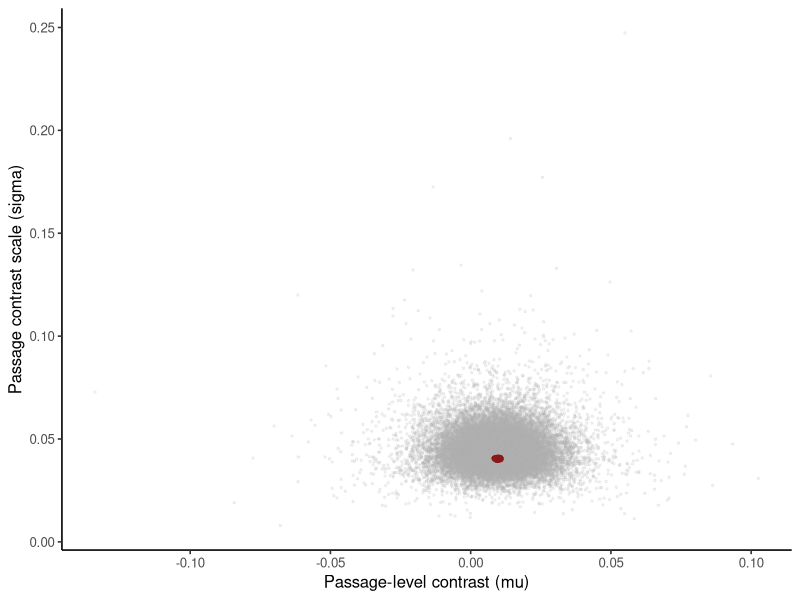

The R script that drew this image:
## ---- chunk 1
#| label: provo-importance-sampling
library(ggplot2)

provo <- read.csv("data/provo/passage-summaries.csv", stringsAsFactors = FALSE)
y <- provo$noun_minus_verb_log_ffd
nu <- 4
prior_scale <- 2 * sd(y)

log_sum_exp <- function(x) {
  maximum <- max(x)
  maximum + log(sum(exp(x - maximum)))
}
log_posterior_eta <- function(eta) {
  mu <- eta[1]; sigma <- exp(eta[2])
  sum(dt((y - mu) / sigma, df = nu, log = TRUE) - log(sigma)) +
    dnorm(mu, 0, prior_scale, log = TRUE) +
    log(2) + dnorm(sigma, 0, prior_scale, log = TRUE) + eta[2]
}
mode_fit <- optim(c(median(y), log(mad(y))),
                  function(eta) -log_posterior_eta(eta),
                  method = "BFGS", hessian = TRUE,
                  control = list(reltol = 1e-12, maxit = 1000L))
local_sd <- sqrt(diag(solve(mode_fit$hessian)))
grid <- expand.grid(
  mu = seq(mode_fit$par[1] - 7 * local_sd[1],
           mode_fit$par[1] + 7 * local_sd[1], length.out = 321L),
  log_sigma = seq(mode_fit$par[2] - 7 * local_sd[2],
                  mode_fit$par[2] + 7 * local_sd[2], length.out = 321L)
)
grid$log_kernel <- apply(grid, 1, log_posterior_eta)
grid$weight <- exp(grid$log_kernel - log_sum_exp(grid$log_kernel))
grid_mean <- colSums(grid[, c("mu", "log_sigma")] * grid$weight)
centered <- sweep(as.matrix(grid[, c("mu", "log_sigma")]),
                  2, grid_mean, "-")
grid_covariance <- crossprod(centered * sqrt(grid$weight))

rmvt <- function(n, location, scale, df) {
  dimension <- length(location)
  normal <- matrix(rnorm(n * dimension), nrow = n)
  standard <- sqrt(rchisq(n, df = df) / df)
  sweep(normal %*% chol(scale), 1, standard, "/") +
    matrix(location, nrow = n, ncol = dimension, byrow = TRUE)
}
dmvt_log <- function(x, location, scale, df) {
  dimension <- length(location)
  centered <- sweep(x, 2, location, "-")
  inverse <- solve(scale)
  quadratic <- rowSums((centered %*% inverse) * centered)
  log_determinant <- determinant(scale, logarithm = TRUE)$modulus[1]
  lgamma((df + dimension) / 2) - lgamma(df / 2) -
    .5 * (dimension * log(df * pi) + log_determinant) -
    .5 * (df + dimension) * log1p(quadratic / df)
}

set.seed(2026101803)
S <- 30000L
proposal_df <- 5
proposal_scale <- 1.5 * grid_covariance
eta <- rmvt(S, grid_mean, proposal_scale, proposal_df)
log_weight <- apply(eta, 1, log_posterior_eta) -
  dmvt_log(eta, grid_mean, proposal_scale, proposal_df)
weight <- exp(log_weight - log_sum_exp(log_weight))

importance_ess <- 1 / sum(weight^2)
summary <- data.frame(
  mean_mu = sum(weight * eta[, 1]),
  probability_mu_positive = sum(weight * (eta[, 1] > 0)),
  mean_exp_mu = sum(weight * exp(eta[, 1])),
  raw_weight_ess = importance_ess,
  largest_weight = max(weight),
  top_100_weight_share = sum(sort(weight, decreasing = TRUE)[1:100])
)
stopifnot(length(y) == 55L, abs(sum(weight) - 1) < 1e-12)
summary
## ---- chunk 2
#| label: plot-provo-importance-weights
#| fig-cap: "Proposal draws for the PCT. The accent marks the one percent with the largest normalized weights."
proposal_draws <- data.frame(
  mu = eta[, 1], sigma = exp(eta[, 2]), weight = weight
)
weight_cutoff <- quantile(weight, .99)

proposal_opacity <- .16
weighted_opacity <- .65
ggplot(proposal_draws, aes(mu, sigma)) +
  geom_point(color = "grey70", alpha = proposal_opacity, size = .55) +
  geom_point(data = subset(proposal_draws, weight >= weight_cutoff),
             color = "#8B1A1A", alpha = weighted_opacity, size = .8) +
  labs(x = "Passage-level contrast (mu)",
       y = "Passage contrast scale (sigma)") +
  theme_classic(base_size = 12)
